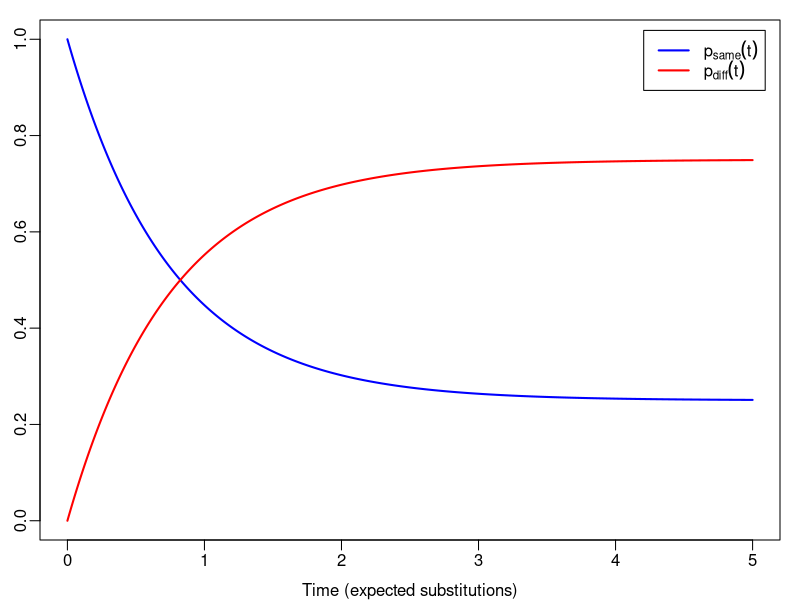

The R source for this figure:
## Plots for phylogenetics lecture

## Jukes-Cantor
t <- seq(0, 5, length.out=1000)
pSame <- 1/4 + 3/4*exp(-4/3*t)
pDiff <- 1 - pSame

png("jc_probs.png", width=800, height=400, pointsize=20)
par(mar=c(3,2,1,1), mgp=c(2,0.5,0))
plot(t, pSame, 'l', lwd=2, col='blue', ylim=c(0,1),
     xlab='Time (expected substitutions)',
     ylab='Probability')

lines(t, pDiff, lwd=2, col='red')

legend('topright', inset=0.02, c(expression(p[same](t)), expression(p[diff](t))),
       lty=1, lwd=2, col=c('blue','red'))

dev.off()
